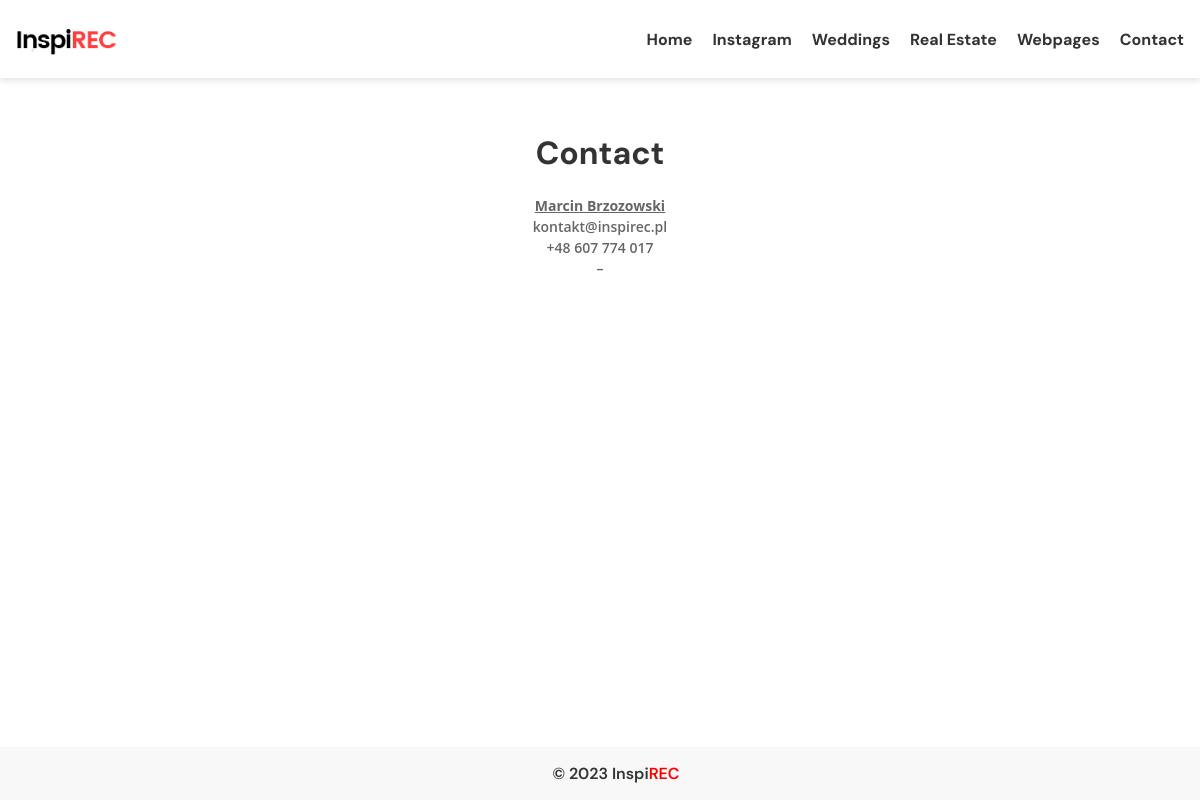
The app's page /contact/, older data.
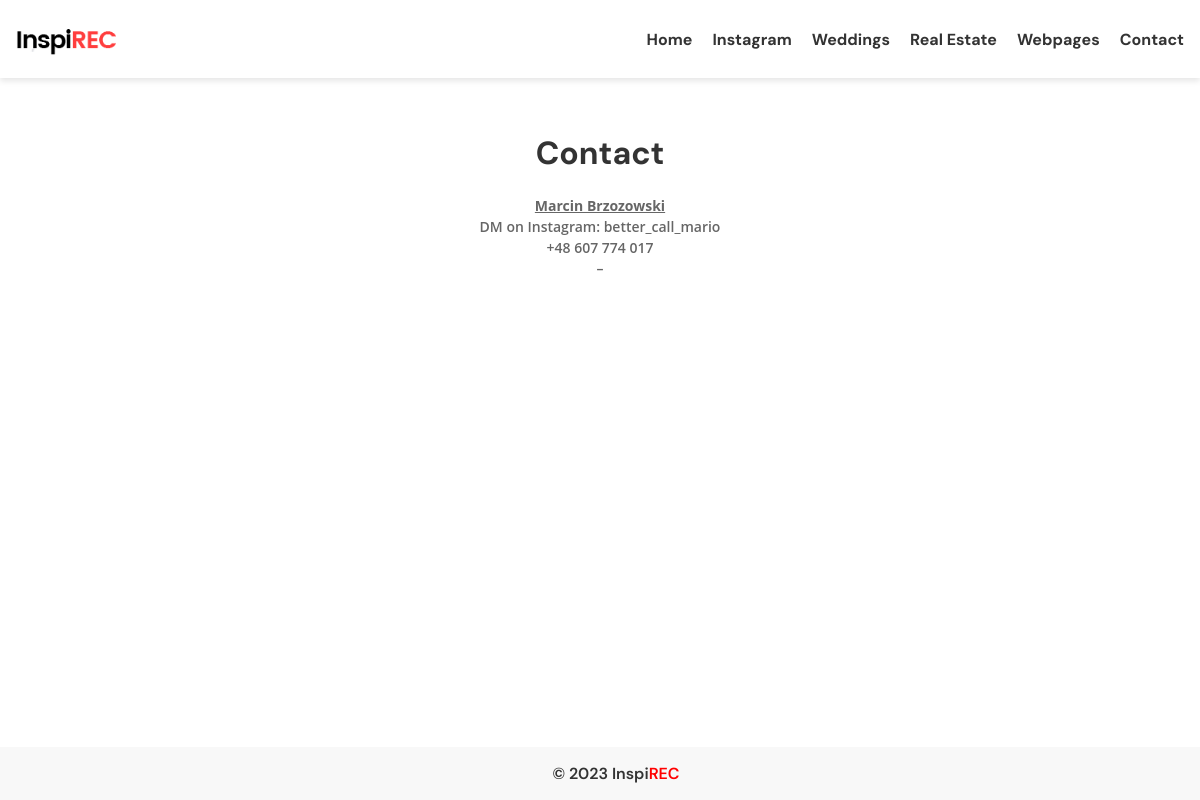
The same page, newer data.
### blog/models.py (models this page shows, shortened)
class Page(models.Model):
    title = models.CharField(max_length=200)
    content = models.TextField()
    articles = models.ManyToManyField(Article, blank=True)
    slug = models.SlugField(unique=True, default='', editable=False)
    def get_absolute_url(self):
        return reverse('page_detail', args=[self.slug])

### blog/views.py (the view)
# urls.py: path('<slug:slug>/', views.page_detail, name='page_detail'),
def page_detail(request, slug):
    page = Page.objects.get(slug=slug)
    menu_items = MenuItem.objects.filter(show_in_menu=True).order_by('order')
    context = {
        'page': page,
        'menu_items': menu_items,
    }
    return render(request, 'page_detail.html', context)

### blog/models.py (called while the page is built)
    def get_link(self):
        if self.page:
            return self.page.get_absolute_url()
        else:
            return self.url

### blog/templates/page_detail.html (shortened to what this page needs)
{% extends 'base.html' %}
{% block content %}
<div class="container">
    <div class="page">
        <h1 class="center-text">{{ page.title }}</h1>
        <div class="page-content">
            {{ page.content | safe }}
        </div>
    </div>
</div>
{% endblock %}

Row changes from the older to the newer data that the page shows:
changed Page "Contact": content "Marcin Brzozowski kontakt@inspirec.pl +48 607 774 017 –" → "Marcin Brzozowski DM on Instagram: better_call_mario +48 607 774 017 –"
